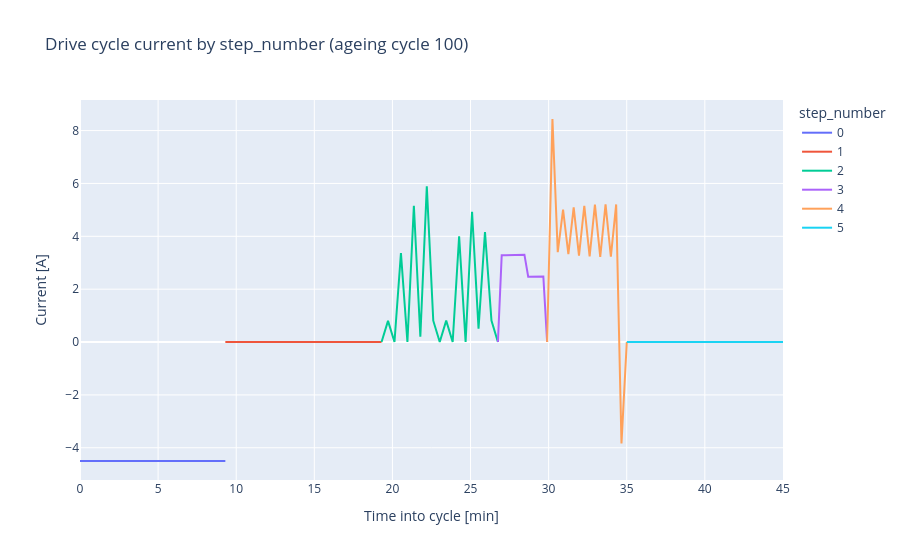

The notebook cell this image was saved under:
### Markdown cell above
Colouring one cycle's current by `step_number` separates the legs:

### Code cell
one_cycle = drive_result.timeseries.query(
    "segment == 'ageing' and cycle_number == 5"
).assign(minutes=lambda d: (d["Time [s]"] - d["Time [s]"].min()) / 60.0)

px.line(
    one_cycle,
    x="minutes",
    y="Current [A]",
    color=one_cycle["step_number"].astype("Int64").astype(str),
    title="Drive cycle current by step_number (ageing cycle 100)",
    labels={"minutes": "Time into cycle [min]", "color": "step_number"},
)

### Figure 1 — Plotly figure (JSON) as saved in the notebook; plotly's stock layout.template omitted (floating-point values rounded to 4 significant figures)
{"data": [{"hovertemplate": "step_number=0<br>Time into cycle [min]=%{x}<br>Current [A]=%{y}<extra></extra>", "legendgroup": "0", "line": {"color": "#636efa", "dash": "solid"}, "marker": {"symbol": "circle"}, "mode": "lines", "name": "0", "orientation": "v", "showlegend": true, "type": "scatter", "x": [0.0, 0.4431, 0.8861, 1.329, 1.772, 2.215, 2.658, 3.101, 3.545, 3.988, 4.431, 4.874, 5.317, 5.76, 6.203, 6.646, 7.089, 7.532, 7.975, 8.418, 8.861, 9.304], "xaxis": "x", "y": [-4.5, -4.5, -4.5, -4.5, -4.5, -4.5, -4.5, -4.5, -4.5, -4.5, -4.5, -4.5, -4.5, -4.5, -4.5, -4.5, -4.5, -4.5, -4.5, -4.5, -4.5, -4.5], "yaxis": "y"}, {"hovertemplate": "step_number=1<br>Time into cycle [min]=%{x}<br>Current [A]=%{y}<extra></extra>", "legendgroup": "1", "line": {"color": "#EF553B", "dash": "solid"}, "marker": {"symbol": "circle"}, "mode": "lines", "name": "1", "orientation": "v", "showlegend": true, "type": "scatter", "x": [9.304, 9.759, 10.21, 10.67, 11.12, 11.58, 12.03, 12.49, 12.94, 13.4, 13.85, 14.3, 14.76, 15.21, 15.67, 16.12, 16.58, 17.03, 17.49, 17.94, 18.4, 18.85, 19.3], "xaxis": "x", "y": [0.0, 0.0, 0.0, 0.0, 0.0, 0.0, 0.0, 0.0, 0.0, 0.0, 0.0, 0.0, 0.0, 0.0, 0.0, 0.0, 0.0, 0.0, 0.0, 0.0, 0.0, 0.0, 0.0], "yaxis": "y"}, {"hovertemplate": "step_number=2<br>Time into cycle [min]=%{x}<br>Current [A]=%{y}<extra></extra>", "legendgroup": "2", "line": {"color": "#00cc96", "dash": "solid"}, "marker": {"symbol": "circle"}, "mode": "lines", "name": "2", "orientation": "v", "showlegend": true, "type": "scatter", "x": [19.3, 19.72, 20.13, 20.55, 20.96, 21.37, 21.79, 22.2, 22.62, 23.03, 23.44, 23.86, 24.27, 24.68, 25.1, 25.51, 25.93, 26.34, 26.75], "xaxis": "x", "y": [-2.608e-13, 0.7996, 9.104e-72, 3.37, 8.443e-66, 5.155, 0.201, 5.894, 0.8083, -1.759e-142, 0.8093, -1.667e-63, 4.004, 3.766e-58, 4.93, 0.5078, 4.164, 0.8146, 4.784e-252], "yaxis": "y"}, {"hovertemplate": "step_number=3<br>Time into cycle [min]=%{x}<br>Current [A]=%{y}<extra></extra>", "legendgroup": "3", "line": {"color": "#ab63fa", "dash": "solid"}, "marker": {"symbol": "circle"}, "mode": "lines", "name": "3", "orientation": "v", "showlegend": true, "type": "scatter", "x": [26.75, 27.0, 27.24, 27.48, 27.72, 27.97, 28.21, 28.45, 28.69, 28.94, 29.18, 29.42, 29.66, 29.9], "xaxis": "x", "y": [-1.633e-13, 3.281, 3.287, 3.292, 3.296, 3.299, 3.303, 3.306, 2.473, 2.475, 2.477, 2.479, 2.48, 1.123e-14], "yaxis": "y"}, {"hovertemplate": "step_number=4<br>Time into cycle [min]=%{x}<br>Current [A]=%{y}<extra></extra>", "legendgroup": "4", "line": {"color": "#FFA15A", "dash": "solid"}, "marker": {"symbol": "circle"}, "mode": "lines", "name": "4", "orientation": "v", "showlegend": true, "type": "scatter", "x": [29.9, 30.24, 30.58, 30.92, 31.26, 31.6, 31.94, 32.28, 32.62, 32.96, 33.3, 33.64, 33.98, 34.32, 34.66, 35.0], "xaxis": "x", "y": [-6.544e-13, 8.438, 3.402, 5.012, 3.327, 5.097, 3.273, 5.156, 3.239, 5.196, 3.223, 5.211, 3.235, 5.205, -3.834, 0.0], "yaxis": "y"}, {"hovertemplate": "step_number=5<br>Time into cycle [min]=%{x}<br>Current [A]=%{y}<extra></extra>", "legendgroup": "5", "line": {"color": "#19d3f3", "dash": "solid"}, "marker": {"symbol": "circle"}, "mode": "lines", "name": "5", "orientation": "v", "showlegend": true, "type": "scatter", "x": [35.0, 35.46, 35.91, 36.37, 36.82, 37.28, 37.73, 38.19, 38.64, 39.1, 39.55, 40.0, 40.46, 40.91, 41.37, 41.82, 42.28, 42.73, 43.19, 43.64, 44.1, 44.55, 45.0], "xaxis": "x", "y": [0.0, 0.0, 0.0, 0.0, 0.0, 0.0, 0.0, 0.0, 0.0, 0.0, 0.0, 0.0, 0.0, 0.0, 0.0, 0.0, 0.0, 0.0, 0.0, 0.0, 0.0, 0.0, 0.0], "yaxis": "y"}], "layout": {"legend": {"title": {"text": "step_number"}, "tracegroupgap": 0}, "title": {"text": "Drive cycle current by step_number (ageing cycle 100)"}, "xaxis": {"anchor": "y", "domain": [0, 1], "title": {"text": "Time into cycle [min]"}}, "yaxis": {"anchor": "x", "domain": [0, 1], "title": {"text": "Current [A]"}}}}
